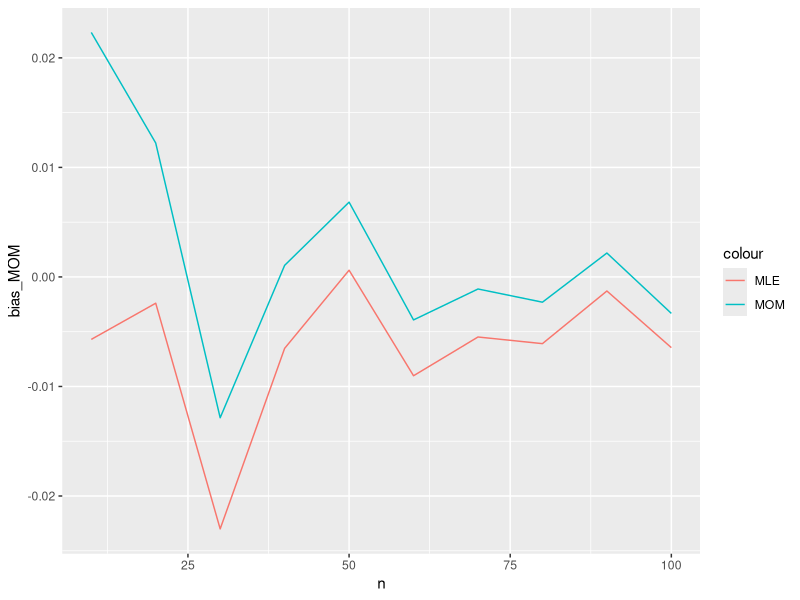

This chart was generated by the following R code:
## ---- chunk 1
knitr::opts_chunk$set(echo = TRUE)
## ---- chunk 2
mean_est_MLE <- NULL
mean_est_MOM <- NULL
expected_mean_est_MOM <- NULL
expected_mean_est_MLE <- NULL
bias_MOM <- NULL
bias_MLE <- NULL

n <- seq(10,100,by = 10)
trials <- 10000

for (j in 1:length(n)) {
  for (i in c(1:10000)) {
  
  # in each trial, assume we want to simulate n random variables (Y) that     has a log normal distribution
  # Y ~ LN(lognorm_mean, lognorm_sd)
  
  # Specify mean of random variable
  lognorm_mean <- 25
  
  # Specify variance of random variable
  lognorm_sd <- 4
  
  # ln(Y) ~ N(norm_mean, norm_sd)
  
  # Calculate 
  norm_mean <- log(lognorm_mean/sqrt(1+lognorm_sd^2/lognorm_mean^2))
  norm_sd <- sqrt(log(1+lognorm_sd^2/lognorm_mean^2))
  
  x <- rlnorm(n[j], norm_mean, norm_sd)
  
  mean_est_MOM[i] <- mean(x)
  mean_est_MLE[i] <- exp(mean(log(x)) + (sd(log(x))*(n[j]-1)/n[j])^2/2)
  
  }
  expected_mean_est_MOM[j] <- mean(mean_est_MOM)
  expected_mean_est_MLE[j] <- mean(mean_est_MLE)
  bias_MOM[j] <- expected_mean_est_MOM[j] - lognorm_mean
  bias_MLE[j] <- expected_mean_est_MLE[j] - lognorm_mean
  mean_est_MOM <- NULL
  mean_est_MLE <- NULL
}

library(ggplot2)
df <- data.frame(n, bias_MOM, bias_MLE)

p <- ggplot(df, aes(x = n)) + geom_line(aes(y=bias_MOM, colour = "MOM")) +geom_line(aes(y = bias_MLE, color = "MLE"))
p

